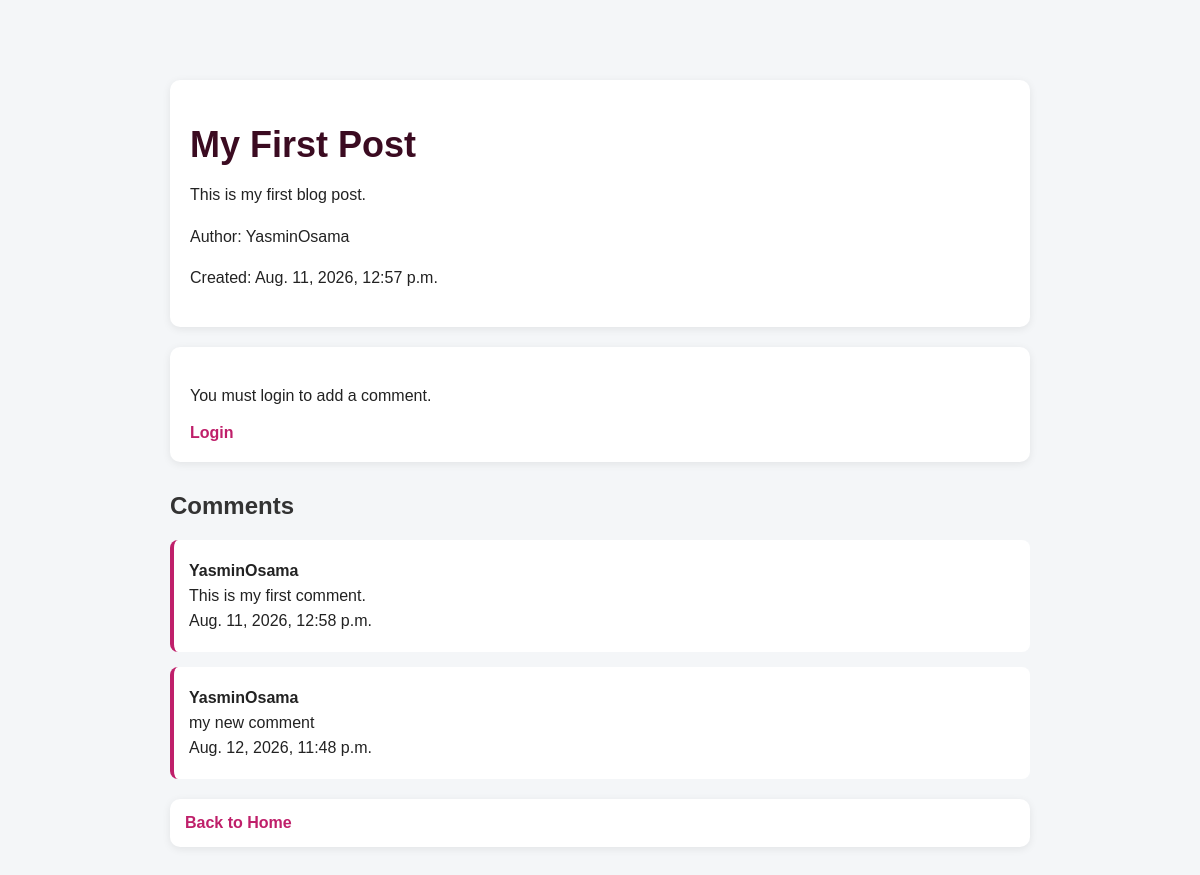
The app's page /post/1/ with its own data.
### posts/models.py (models this page shows, shortened)
class Post(models.Model):
    title = models.CharField(max_length=200)
    body = models.TextField()
    author = models.ForeignKey(User, on_delete=models.CASCADE)
    created_at = models.DateTimeField(auto_now_add=True)

class Comment(models.Model):
    post = models.ForeignKey(
        Post,
        on_delete=models.CASCADE,
        related_name='comments'
    )
    author = models.ForeignKey(User, on_delete=models.CASCADE)
    body = models.TextField()
    created_at = models.DateTimeField(auto_now_add=True)

### posts/views.py (the view, shortened to what this page needs)
# urls.py: path('post/<int:post_id>/', views.post_detail, name='post_detail'),
def post_detail(request, post_id):
    post = Post.objects.get(id=post_id)
    return render(
        request,
        'posts/post_detail.html',
        {'post': post}
    )

### posts/templates/posts/post_detail.html (shortened to what this page needs)
{% load static %}
<!DOCTYPE html>
<html>
<head>
    <link rel="stylesheet" href="{% static 'posts/style.css' %}">
</head>
<body>
<div class="container">
    <div class="post">
        <h1>{{ post.title }}</h1>
        <p class="post-body">
            {{ post.body }}
        </p>
        <p class="author">
            Author: {{ post.author.username }}
        </p>
        <p class="author">
            Created: {{ post.created_at }}
        </p>
    </div>
    {% if user.is_authenticated %}
        <div class="post">
            <h2>Add Comment</h2>
            <form method="POST">
                {% csrf_token %}
                <textarea
                    name="body"
                    rows="5"
                    cols="50"
                    placeholder="Write your comment"
                ></textarea>
                <br><br>
                <button type="submit">
                    Add Comment
                </button>
            </form>
        </div>
    {% else %}
        <div class="post">
            <p>
                You must login to add a comment.
            </p>
            <a href="{% url 'login' %}">
                Login
            </a>
        </div>
    {% endif %}
    <h2>Comments</h2>
    {% for comment in post.comments.all %}
        <div class="comment">
            <p>
                <strong>
                    {{ comment.author.username }}
                </strong>
            </p>
            <p>
                {{ comment.body }}
            </p>
            <p class="author">
                {{ comment.created_at }}
            </p>
        </div>
    {% empty %}
        <p>No comments yet.</p>
    {% endfor %}
    <div class="nav-links">
        <a href="{% url 'home' %}">
            Back to Home
        </a>
    </div>
</div>
</body>
</html>

### posts/static/posts/style.css (style rules this page uses)
* { box-sizing: border-box; }
body { margin: 0; padding: 0; font-family: Arial, sans-serif; background: #f4f6f8; color: #222; }
body { max-width: 900px; margin: 40px auto; padding: 20px; }
h1 { color:#3b0b21 ; font-size: 36px; margin-bottom: 10px; }
h2 { color: #333; margin-top: 30px; }
a { color: #bf1f6a; text-decoration: none; font-weight: bold; }
.nav-links { margin: 20px 0; padding: 15px; background: white; border-radius: 10px; box-shadow: 0 2px 8px rgba(0, 0, 0, 0.08); }
.nav-links a { margin-right: 15px; }
.post { background: white; padding: 20px; margin-top: 20px; border-radius: 10px; box-shadow: 0 2px 8px rgba(0, 0, 0, 0.08); }
.post p { line-height: 1.6; }
.comment { background: white; padding: 15px; margin-top: 15px; border-radius: 8px; border-left: 4px solid #bf1f6a; }
.comment p { margin: 7px 0; }

### records on screen
Post: title "My First Post", body "This is my first blog post.", author.username "YasminOsama", created_at "Aug. 11, 2026, 12:57 p.m."
Comment: author.username "YasminOsama", body "This is my first comment.", created_at "Aug. 11, 2026, 12:58 p.m."
Comment: author.username "YasminOsama", body "my new comment", created_at "Aug. 12, 2026, 11:48 p.m."
